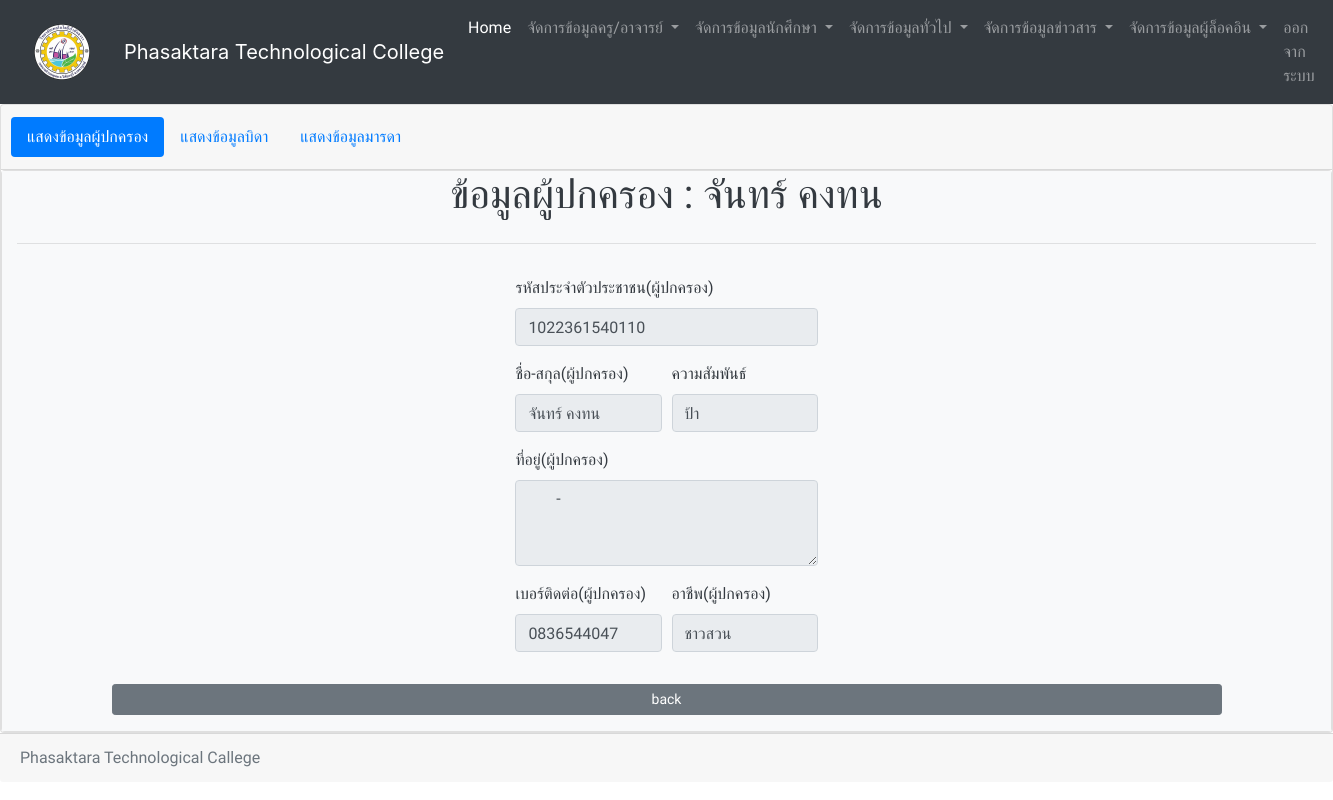
/show_parent.php, run on the app's committed database.
### tables this page shows
CREATE TABLE `parent` (
  `id_pa` int(11) NOT NULL,
  `pa_id` varchar(13) NOT NULL,
  `pa_name` varchar(100) NOT NULL,
  `pa_address` text NOT NULL,
  `pa_tel` varchar(10) NOT NULL,
  `pa_relation` varchar(20) NOT NULL,
  `pa_metier` varchar(30) NOT NULL
);

### show_parent.php (the view, shortened to what this page needs)
<?php
	include "include/head_menu_admin.php";
	include "connect.php";
	$sql = "SELECT *
			FROM parent ";
		$result = mysqli_query($conn,$sql)
	 	or die("3.ไม่สามารถประมวลผลคำสั่งได้").mysqli_error();
	 	$rs = mysqli_fetch_array($result)
?>
<div class="card text-center">
  <div class="card-header">
    <ul class="nav nav-pills card-header-pills">
      <li class="nav-item">
       <a class="nav-link active" href="showparent.php">แสดงข้อมูลผู้ปกครอง</a>
      </li>
      <li class="nav-item">
        <a class="nav-link" href="showfather.php">แสดงข้อมูลบิดา</a>
      </li>
      <li class="nav-item">
        <a class="nav-link" href="showmathar.php">แสดงข้อมูลมารดา</a>
      </li>
    </ul>
  </div>
  <div class="card text-left">
<div class="container-fluid h-100 bg-light text-dark">
  <div class="row justify-content-center align-items-center">
    <h1>ข้อมูลผู้ปกครอง : <?php echo "$rs[pa_name]"; ?></h1>
  </div>
  <hr/>
  <div class="row justify-content-center align-items-center h-100">
    <div class="col col-sm-6 col-md-6 col-lg-4 col-xl-3">
      <form id="form1" name="form1" method="post" enctype="multipart/form-data" action="">
            <div class="form-group ">
              <label for="inputname">รหัสประจำตัวประชาชน(ผู้ปกครอง)</label>
              <input type="text" class="form-control" id="pa_id" value="<?php echo "$rs[pa_id]";?>" input name="pa_id" disabled="disabled" required>
            </div>
            <div class="form-row">
              <div class="form-group col-md-6">
                <label for="inputname">ชื่อ-สกุล(ผู้ปกครอง)</label>
                <input type="text" class="form-control" id="pa_name" value="<?php echo "$rs[pa_name]";?>" input name="pa_name" disabled="disabled" required>
              </div>
              <div class="form-group col-md-6">
                <label for="inputEmail">ความสัมพันธ์</label>
                <input type="text" class="form-control" id="pa_relation"value="<?php echo "$rs[pa_relation]";?>" input name="pa_relation" disabled="disabled" required>
              </div>
            </div>
            <div class="form-group">
              <label for="inputAddress">ที่อยู่(ผู้ปกครอง)</label>
              <textarea class="form-control" id="pa_address" input name="pa_address" rows="3" disabled="disabled" required> <?php echo "$rs[pa_address]";?> </textarea>
            </div>
            <div class="form-row">
              <div class="form-group col-md-6">
                <label for="inputTel">เบอร์ติดต่อ(ผู้ปกครอง)</label>
                <input type="text" class="form-control" id="pa_tel" value="<?php echo "$rs[pa_tel]";?>" input name="pa_tel" disabled="disabled" required>
              </div>
              <div class="form-group col-md-6">
                <label for="inputEmail">อาชีพ(ผู้ปกครอง)</label>
                <input type="text" class="form-control" id="pa_metier" value="<?php echo "$rs[pa_metier]";?>" input name="pa_metier" disabled="disabled" required>
              </div>
            </div>
    </div>
  </div>
        <div class="form-group">
          <div class="container">
            <div class="row">
              <div class="col"><button class="col-12 btn btn-secondary btn-sm float-left" input type="button" onclick=window.history.back() >back</button></div>
            </div>
          </div>
        </div>
    </div>
  </div>
</div>
  <div class="card-footer text-muted">
    Phasaktara Technological Callege
  </div>

### include/head_menu_admin.php (style rules this page uses)
body, h1, h2, div, h3, h4, p { font-family: 'Sarabun'; }

### data on the page
parent: pa_name "จันทร์ คงทน", pa_id "1022361540110", pa_address "-", pa_tel "0836544047", pa_metier "ชาวสวน"
